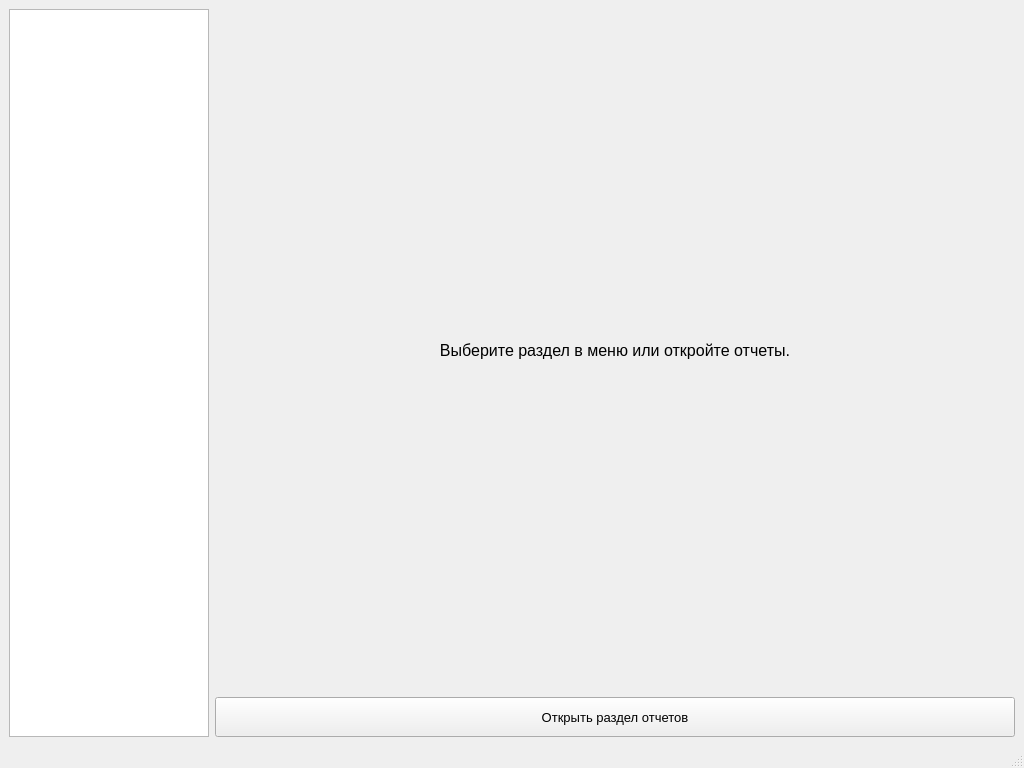
<?xml version="1.0" encoding="UTF-8"?>
<ui version="4.0">
 <class>MainWindow</class>
 <widget class="QMainWindow" name="MainWindow">
  <property name="geometry">
   <rect>
    <x>0</x>
    <y>0</y>
    <width>1024</width>
    <height>768</height>
   </rect>
  </property>
  <property name="windowTitle">
   <string>Pharmacy Application</string>
  </property>
  <widget class="QWidget" name="centralwidget">
   <layout class="QHBoxLayout" name="horizontalLayout_Main" stretch="1,4">
    <item>
     <widget class="QListWidget" name="listWidget_Menu">
      <property name="minimumSize">
       <size>
        <width>180</width>
        <height>0</height>
       </size>
      </property>
      <property name="maximumSize">
       <size>
        <width>250</width>
        <height>16777215</height>
       </size>
      </property>
     </widget>
    </item>
    <item>
     <layout class="QVBoxLayout" name="verticalLayout_ContentArea">
      <item>
       <widget class="QStackedWidget" name="stackedWidget_Content">
        <property name="currentIndex">
         <number>0</number>
        </property>
        <widget class="QWidget" name="page_Placeholder">
         <layout class="QVBoxLayout" name="verticalLayout_Placeholder">
          <item>
           <widget class="QLabel" name="label_Placeholder">
            <property name="font">
             <font>
              <pointsize>12</pointsize>
             </font>
            </property>
            <property name="text">
             <string>Выберите раздел в меню или откройте отчеты.</string>
            </property>
            <property name="alignment">
             <set>Qt::AlignCenter</set>
            </property>
           </widget>
          </item>
         </layout>
        </widget>
        <widget class="QWidget" name="page_Sotrudniki">
         <layout class="QVBoxLayout" name="verticalLayout_Sotrudniki">
          <item>
           <widget class="QTableWidget" name="tableWidget_Sotrudniki"/>
          </item>
          <item>
           <layout class="QHBoxLayout" name="horizontalLayout_Sotrudniki_Buttons">
            <item>
             <widget class="QPushButton" name="pushButton_AddSotrudnik">
              <property name="text">
               <string>Добавить сотрудника</string>
              </property>
             </widget>
            </item>
            <item>
             <widget class="QPushButton" name="pushButton_DeleteSotrudnik">
              <property name="text">
               <string>Удалить сотрудника</string>
              </property>
             </widget>
            </item>
            <item>
             <spacer name="horizontalSpacer_Sotrudniki">
              <property name="orientation">
               <enum>Qt::Horizontal</enum>
              </property>
              <property name="sizeHint" stdset="0">
               <size>
                <width>40</width>
                <height>20</height>
               </size>
              </property>
             </spacer>
            </item>
           </layout>
          </item>
         </layout>
        </widget>
        <widget class="QWidget" name="page_Klienti">
         <layout class="QVBoxLayout" name="verticalLayout_Klienti">
          <item>
           <widget class="QTableWidget" name="tableWidget_Klienti"/>
          </item>
          <item>
           <layout class="QHBoxLayout" name="horizontalLayout_Klienti_Buttons">
            <item>
             <widget class="QPushButton" name="pushButton_AddKlient">
              <property name="text">
               <string>Добавить клиента</string>
              </property>
             </widget>
            </item>
            <item>
             <widget class="QPushButton" name="pushButton_DeleteKlient">
              <property name="text">
               <string>Удалить клиента</string>
              </property>
             </widget>
            </item>
            <item>
             <spacer name="horizontalSpacer_Klienti">
              <property name="orientation">
               <enum>Qt::Horizontal</enum>
              </property>
              <property name="sizeHint" stdset="0">
               <size>
                <width>40</width>
                <height>20</height>
               </size>
              </property>
             </spacer>
            </item>
           </layout>
          </item>
         </layout>
        </widget>
        <widget class="QWidget" name="page_Postavshiki">
         <layout class="QVBoxLayout" name="verticalLayout_Postavshiki">
          <item>
           <widget class="QTableWidget" name="tableWidget_Postavshiki"/>
          </item>
          <item>
           <layout class="QHBoxLayout" name="horizontalLayout_Postavshiki_Buttons">
            <item>
             <widget class="QPushButton" name="pushButton_AddPostavshik">
              <property name="text">
               <string>Добавить поставщика</string>
              </property>
             </widget>
            </item>
            <item>
             <widget class="QPushButton" name="pushButton_DeletePostavshik">
              <property name="text">
               <string>Удалить поставщика</string>
              </property>
             </widget>
            </item>
            <item>
             <spacer name="horizontalSpacer_Postavshiki">
              <property name="orientation">
               <enum>Qt::Horizontal</enum>
              </property>
              <property name="sizeHint" stdset="0">
               <size>
                <width>40</width>
                <height>20</height>
               </size>
              </property>
             </spacer>
            </item>
           </layout>
          </item>
         </layout>
        </widget>
        <widget class="QWidget" name="page_Tovari">
         <layout class="QVBoxLayout" name="verticalLayout_Tovari">
          <item>
           <widget class="QTableWidget" name="tableWidget_Tovari"/>
          </item>
          <item>
           <layout class="QHBoxLayout" name="horizontalLayout_Tovari_Buttons">
            <item>
             <widget class="QPushButton" name="pushButton_AddTovar">
              <property name="text">
               <string>Добавить товар</string>
              </property>
             </widget>
            </item>
            <item>
             <widget class="QPushButton" name="pushButton_DeleteTovar">
              <property name="text">
               <string>Удалить товар</string>
              </property>
             </widget>
            </item>
            <item>
             <spacer name="horizontalSpacer_Tovari">
              <property name="orientation">
               <enum>Qt::Horizontal</enum>
              </property>
              <property name="sizeHint" stdset="0">
               <size>
                <width>40</width>
                <height>20</height>
               </size>
              </property>
             </spacer>
            </item>
           </layout>
          </item>
         </layout>
        </widget>
        <widget class="QWidget" name="page_PartiiTovarov">
         <layout class="QVBoxLayout" name="verticalLayout_PartiiTovarov">
          <item>
           <widget class="QTableWidget" name="tableWidget_PartiiTovarov"/>
          </item>
          <item>
           <layout class="QHBoxLayout" name="horizontalLayout_PartiiTovarov_Buttons">
            <item>
             <widget class="QPushButton" name="pushButton_AddPartiya">
              <property name="text">
               <string>Добавить партию</string>
              </property>
             </widget>
            </item>
            <item>
             <widget class="QPushButton" name="pushButton_DeletePartiya">
              <property name="text">
               <string>Удалить партию</string>
              </property>
             </widget>
            </item>
            <item>
             <spacer name="horizontalSpacer_PartiiTovarov">
              <property name="orientation">
               <enum>Qt::Horizontal</enum>
              </property>
              <property name="sizeHint" stdset="0">
               <size>
                <width>40</width>
                <height>20</height>
               </size>
              </property>
             </spacer>
            </item>
           </layout>
          </item>
         </layout>
        </widget>
        <widget class="QWidget" name="page_Prodazhi">
         <layout class="QVBoxLayout" name="verticalLayout_Prodazhi">
          <item>
           <widget class="QTableWidget" name="tableWidget_Prodazhi"/>
          </item>
          <item>
           <layout class="QHBoxLayout" name="horizontalLayout_Prodazhi_Buttons">
            <item>
             <widget class="QPushButton" name="pushButton_AddProdazha">
              <property name="text">
               <string>Оформить продажу</string>
              </property>
             </widget>
            </item>
            <item>
             <widget class="QPushButton" name="pushButton_DeleteProdazha">
              <property name="text">
               <string>Удалить продажу</string>
              </property>
             </widget>
            </item>
            <item>
             <spacer name="horizontalSpacer_Prodazhi">
              <property name="orientation">
               <enum>Qt::Horizontal</enum>
              </property>
              <property name="sizeHint" stdset="0">
               <size>
                <width>40</width>
                <height>20</height>
               </size>
              </property>
             </spacer>
            </item>
           </layout>
          </item>
         </layout>
        </widget>
        <widget class="QWidget" name="page_PozitsiiProdazh">
         <layout class="QVBoxLayout" name="verticalLayout_PozitsiiProdazh">
          <item>
           <widget class="QTableWidget" name="tableWidget_PozitsiiProdazh"/>
          </item>
          <item>
           <layout class="QHBoxLayout" name="horizontalLayout_PozitsiiProdazh_Buttons">
            <item>
             <widget class="QPushButton" name="pushButton_AddPozitsiyaProdazhi">
              <property name="text">
               <string>Добавить позицию</string>
              </property>
             </widget>
            </item>
            <item>
             <widget class="QPushButton" name="pushButton_DeletePozitsiyaProdazhi">
              <property name="text">
               <string>Удалить позицию</string>
              </property>
             </widget>
            </item>
            <item>
             <spacer name="horizontalSpacer_PozitsiiProdazh">
              <property name="orientation">
               <enum>Qt::Horizontal</enum>
              </property>
              <property name="sizeHint" stdset="0">
               <size>
                <width>40</width>
                <height>20</height>
               </size>
              </property>
             </spacer>
            </item>
           </layout>
          </item>
         </layout>
        </widget>
        <widget class="QWidget" name="page_PostupleniyaTovarov">
         <layout class="QVBoxLayout" name="verticalLayout_PostupleniyaTovarov">
          <item>
           <widget class="QTableWidget" name="tableWidget_PostupleniyaTovarov"/>
          </item>
          <item>
           <layout class="QHBoxLayout" name="horizontalLayout_PostupleniyaTovarov_Buttons">
            <item>
             <widget class="QPushButton" name="pushButton_AddPostuplenie">
              <property name="text">
               <string>Добавить поступление</string>
              </property>
             </widget>
            </item>
            <item>
             <widget class="QPushButton" name="pushButton_DeletePostuplenie">
              <property name="text">
               <string>Удалить поступление</string>
              </property>
             </widget>
            </item>
            <item>
             <spacer name="horizontalSpacer_PostupleniyaTovarov">
              <property name="orientation">
               <enum>Qt::Horizontal</enum>
              </property>
              <property name="sizeHint" stdset="0">
               <size>
                <width>40</width>
                <height>20</height>
               </size>
              </property>
             </spacer>
            </item>
           </layout>
          </item>
         </layout>
        </widget>
        <widget class="QWidget" name="page_SpisaniyaTovarov">
         <layout class="QVBoxLayout" name="verticalLayout_SpisaniyaTovarov">
          <item>
           <widget class="QTableWidget" name="tableWidget_SpisaniyaTovarov"/>
          </item>
          <item>
           <layout class="QHBoxLayout" name="horizontalLayout_SpisaniyaTovarov_Buttons">
            <item>
             <widget class="QPushButton" name="pushButton_AddSpisanie">
              <property name="text">
               <string>Оформить списание</string>
              </property>
             </widget>
            </item>
            <item>
             <widget class="QPushButton" name="pushButton_DeleteSpisanie">
              <property name="text">
               <string>Удалить списание</string>
              </property>
             </widget>
            </item>
            <item>
             <spacer name="horizontalSpacer_SpisaniyaTovarov">
              <property name="orientation">
               <enum>Qt::Horizontal</enum>
              </property>
              <property name="sizeHint" stdset="0">
               <size>
                <width>40</width>
                <height>20</height>
               </size>
              </property>
             </spacer>
            </item>
           </layout>
          </item>
         </layout>
        </widget>
        <widget class="QWidget" name="page_PozitsiiSpisaniy">
         <layout class="QVBoxLayout" name="verticalLayout_PozitsiiSpisaniy">
          <item>
           <widget class="QTableWidget" name="tableWidget_PozitsiiSpisaniy"/>
          </item>
          <item>
           <layout class="QHBoxLayout" name="horizontalLayout_PozitsiiSpisaniy_Buttons">
            <item>
             <widget class="QPushButton" name="pushButton_AddPozitsiyaSpisaniya">
              <property name="text">
               <string>Добавить позицию</string>
              </property>
             </widget>
            </item>
            <item>
             <widget class="QPushButton" name="pushButton_DeletePozitsiyaSpisaniya">
              <property name="text">
               <string>Удалить позицию</string>
              </property>
             </widget>
            </item>
            <item>
             <spacer name="horizontalSpacer_PozitsiiSpisaniy">
              <property name="orientation">
               <enum>Qt::Horizontal</enum>
              </property>
              <property name="sizeHint" stdset="0">
               <size>
                <width>40</width>
                <height>20</height>
               </size>
              </property>
             </spacer>
            </item>
           </layout>
          </item>
         </layout>
        </widget>
        <widget class="QWidget" name="page_Reports">
         <layout class="QVBoxLayout" name="verticalLayout_ReportsPage">
          <item>
           <widget class="QLabel" name="label_Reports_Title">
            <property name="font">
             <font>
              <pointsize>16</pointsize>
              <weight>75</weight>
              <bold>true</bold>
             </font>
            </property>
            <property name="text">
             <string>Формирование Отчетов</string>
            </property>
            <property name="alignment">
             <set>Qt::AlignCenter</set>
            </property>
           </widget>
          </item>
          <item>
           <layout class="QHBoxLayout" name="horizontalLayout_ReportSelection">
            <item>
             <widget class="QLabel" name="label_ReportTypePrompt">
              <property name="text">
               <string>Выберите тип отчета:</string>
              </property>
             </widget>
            </item>
            <item>
             <widget class="QComboBox" name="comboBox_ReportType">
              <property name="sizePolicy">
               <sizepolicy hsizetype="Expanding" vsizetype="Fixed">
                <horstretch>0</horstretch>
                <verstretch>0</verstretch>
               </sizepolicy>
              </property>
             </widget>
            </item>
           </layout>
          </item>
          <item>
           <widget class="QGroupBox" name="groupBox_ReportParams">
            <property name="title">
             <string>Параметры отчета</string>
            </property>
            <layout class="QFormLayout" name="formLayout_ReportParams"/>
           </widget>
          </item>
          <item>
           <layout class="QHBoxLayout" name="horizontalLayout_ReportGenerate">
            <item>
             <spacer name="horizontalSpacer_ReportGenerate">
              <property name="orientation">
               <enum>Qt::Horizontal</enum>
              </property>
              <property name="sizeHint" stdset="0">
               <size>
                <width>40</width>
                <height>20</height>
               </size>
              </property>
             </spacer>
            </item>
            <item>
             <widget class="QPushButton" name="pushButton_GenerateReport">
              <property name="text">
               <string>Сформировать отчет</string>
              </property>
             </widget>
            </item>
           </layout>
          </item>
          <item>
           <widget class="QTextEdit" name="textEdit_ReportOutput">
            <property name="readOnly">
             <bool>true</bool>
            </property>
            <property name="font">
             <font>
              <family>Monospace</family>
              <pointsize>9</pointsize>
             </font>
            </property>
           </widget>
          </item>
         </layout>
        </widget>
       </widget>
      </item>
      <item>
       <widget class="QPushButton" name="pushButton_ToggleReports">
        <property name="text">
         <string>Открыть раздел отчетов</string>
        </property>
        <property name="minimumSize">
         <size>
          <width>0</width>
          <height>40</height>
         </size>
        </property>
        <property name="font">
         <font>
          <pointsize>10</pointsize>
         </font>
        </property>
       </widget>
      </item>
     </layout>
    </item>
   </layout>
  </widget>
  <widget class="QMenuBar" name="menubar">
   <property name="geometry">
    <rect>
     <x>0</x>
     <y>0</y>
     <width>1024</width>
     <height>21</height>
    </rect>
   </property>
  </widget>
  <widget class="QStatusBar" name="statusbar"/>
 </widget>
 <resources/>
 <connections/>
</ui>
